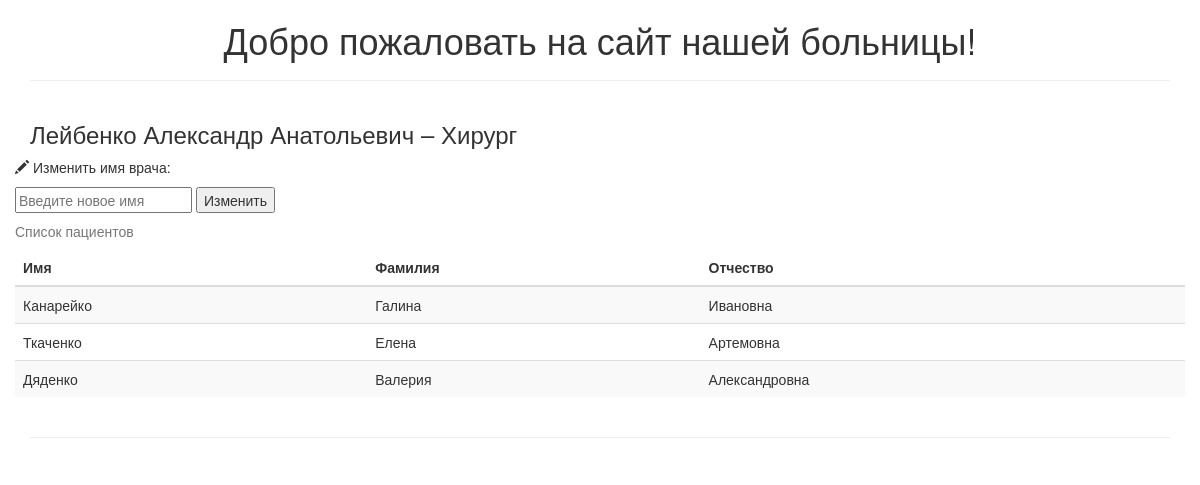
Page /doctor/4 on the committed database.
### tables this page shows
CREATE TABLE IF NOT EXISTS `doctors` (
  `id` int(255) NOT NULL,
  `doc_position` varchar(50) NOT NULL,
  `first_name` varchar(50) NOT NULL,
  `last_name` varchar(50) NOT NULL,
  `patronymic` varchar(50) NOT NULL
);

CREATE TABLE IF NOT EXISTS `doctors_patients` (
  `id` int(255) NOT NULL,
  `doctor_id` int(255) NOT NULL,
  `patient_id` int(255) NOT NULL
);

CREATE TABLE IF NOT EXISTS `patients` (
  `id` int(255) NOT NULL,
  `first_name` varchar(50) NOT NULL,
  `last_name` varchar(50) NOT NULL,
  `patronymic` varchar(50) NOT NULL,
  `birthday` date NOT NULL
);

### config/routes.php (called while the page is built)
<?php
	return array(
		 'doctor/([0-9]+)'         => 'doctor/view/$1',
		 'doctor/update/([0-9]+)'  => 'doctor/update/$1',
		 'patient/([0-9]+)'        => 'patient/view/$1',
		 'patient/update/([0-9]+)' => 'patient/update/$1',
		 ''                        => 'index/view',
	);

### index.php (called while the page is built, shortened)
<?php
	require_once(ROOT . '/components/router.php');
	$router = new Router();
	$router->run();

### models/doctors.php (called while the page is built, shortened)
<?php
	class Doctors
	{
		public static function getPatients($id)
		{
			$id = intval($id);
			if ($id) {
				$db = Db::getConnection();
				$sql = '
					SELECT *
					FROM doctors
					WHERE doctors.id =' . $id;
				$result = $db->query($sql);
				$result->setFetchMode(PDO::FETCH_ASSOC);
				$doctorItem = $result->fetch();
				$sql = '
					SELECT *
					FROM patients
					LEFT JOIN doctors_patients
					ON patients.id = doctors_patients.patient_id
					WHERE doctors_patients.doctor_id=' . $id;
				$result = $db->query($sql);
				$result->setFetchMode(PDO::FETCH_ASSOC);
				$i = 0;
				while ($row = $result->fetch()) {
					$patientsList[$i]['id'] = $row['id'];
					$patientsList[$i]['first_name'] = $row['first_name'];
					$patientsList[$i]['last_name'] = $row['last_name'];
					$patientsList[$i]['patronymic'] = $row['patronymic'];
					$i++;
				}
			}
			return array($doctorItem, $patientsList);
		}
	}

### views/doctor.php (the view, shortened to what this page needs)
<!DOCTYPE html>
<head>
	<link rel="stylesheet" type="text/css" href="/template/css/bootstrap.min.css">
</head>
<body>
<?php include_once ROOT . '/views/header.php' ?>
<section class="content">
	<div class="container">
		<div class="row">
			<div class="col-md-12"><h3>
					<?= $doctorsData[0]['last_name'] ?> <?= $doctorsData[0]['first_name'] ?> <?= $doctorsData[0]['patronymic'] ?>
					&#150; <?= $doctorsData[0]['doc_position'] ?></h3>
			</div>
			<div>
				<form method="post" action="/doctor/update/<?= $doctorsData[0]['id'] ?>">
					<p>
						<span class="glyphicon glyphicon-pencil" aria-hidden="true"></span>
						Изменить имя врача:
					</p>
					<input type="text" placeholder="Введите новое имя" name="name" id="name">
					<input type="submit" id="submit" name="submit" value="Изменить">
				</form>
			</div>
		</div>
		<div class="row">
			<div class="col-md-16">
				<table class="table table-striped table-hover">
					<caption>Список пациентов</caption>
					<thead>
					<tr>
						<th>Имя</th>
						<th>Фамилия</th>
						<th>Отчество</th>
					</tr>
					</thead>
					<tbody>
					<?php foreach ($doctorsData[1] as $doctorItem) : ?>
						<tr>
							<td><?php echo $doctorItem['last_name']; ?></td>
							<td><?php echo $doctorItem['first_name']; ?></td>
							<td><?php echo $doctorItem['patronymic']; ?></td>
						</tr>
					<?php endforeach; ?>
					</tbody>
				</table>
			</div>
		</div>
		<hr>
	</div>
</section>
</body>
</html>

### components/router.php (shortened to what this page needs)
<?php
	class Router
	{
		private $routes = [];
		public function __construct()
		{
			$routesPath = ROOT . '/config/routes.php';
			$this->routes = include($routesPath);
		}
		private function getURI()
		{
			if (!empty($_SERVER["REQUEST_URI"])) {
				return trim($_SERVER["REQUEST_URI"], "/");
			}
		}
		public function run()
		{
			$uri = $this->getURI();
			foreach ($this->routes as $uriPattern => $path) {
				if (preg_match("~$uriPattern~", $uri)) {
					$internationalRoute = preg_replace("~$uriPattern~", $path, $uri);
					$segments = explode("/", $internationalRoute);
					$controllerName = array_shift($segments) . 'Controller';
					$actionName = "action" . ucfirst(array_shift($segments));
					$parameters = $segments;
					$controllerObject = new $controllerName;
					$result = call_user_func_array(array($controllerObject, $actionName), $parameters);
					if ($result != NULL) {
						break;
					} else echo '404';
				}
			}
		}
	}

### views/header.php
<header>
	<div class="container">
		<div class="row">
			<div class="col-md-12">
				<h1 class="text-center">Добро пожаловать на сайт нашей больницы!</h1>
				<hr>
			</div>
		</div>
	</div>
</header>

### rows in the picture
doctors: last_name "Лейбенко", first_name "Александр", patronymic "Анатольевич", doc_position "Хирург"
doctors_patients: patient.last_name "Канарейко", patient.first_name "Галина", patient.patronymic "Ивановна"
doctors_patients: patient.last_name "Ткаченко", patient.first_name "Елена", patient.patronymic "Артемовна"
doctors_patients: patient.last_name "Дяденко", patient.first_name "Валерия", patient.patronymic "Александровна"
